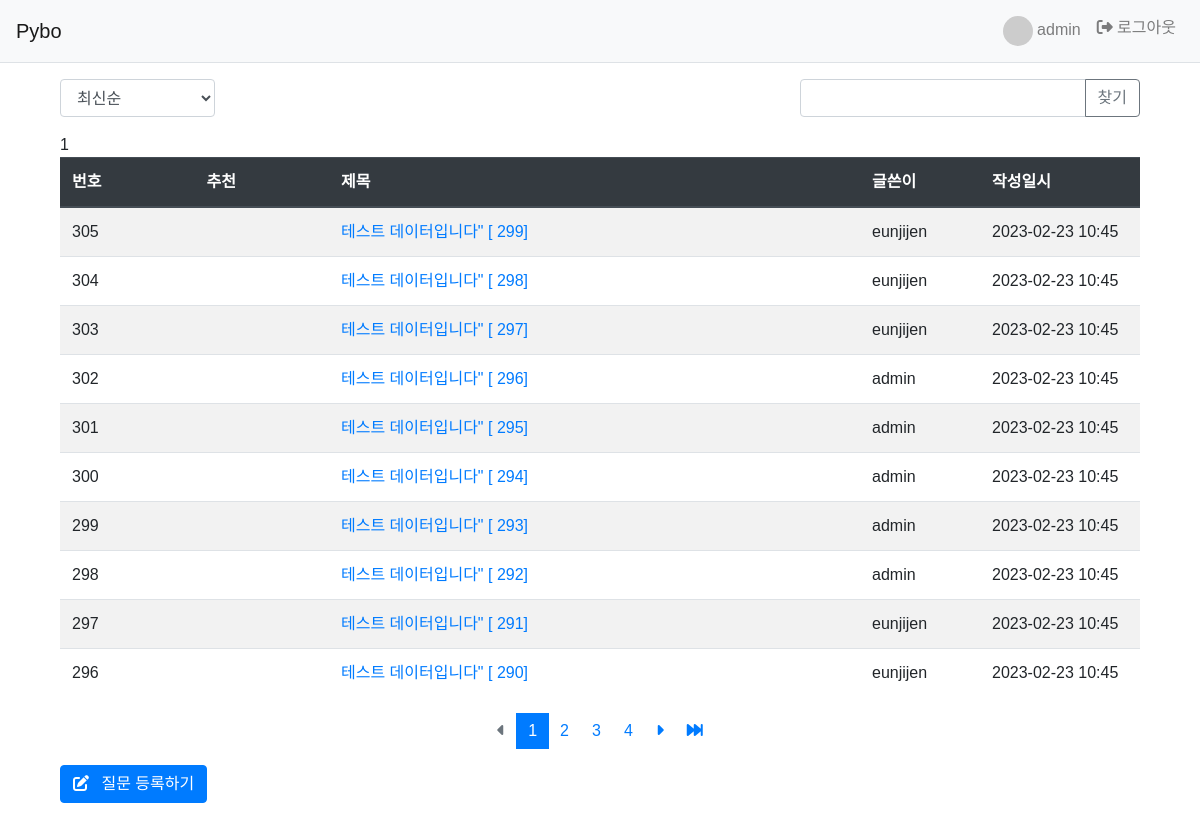
/pybo/ (signed in), run on an earlier commit of the app's database.
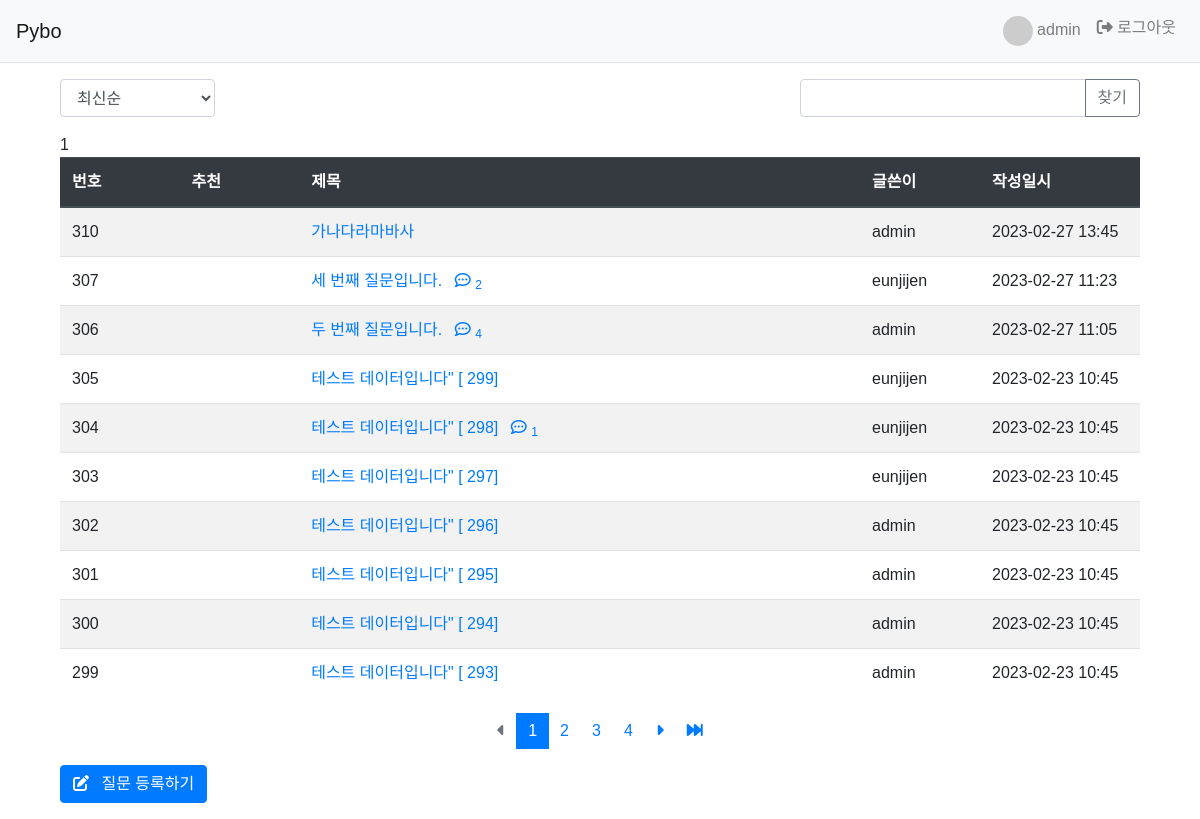
And on a later commit of the database.
### pybo/models.py (models this page shows, shortened)
class Question(models.Model):
    author = models.ForeignKey(User, on_delete=models.CASCADE, related_name='author_question')
    subject = models.CharField('제목', max_length=200,
                               help_text='질문의 제목을 한 줄로 작성하세요.')
    content = models.TextField('내용', help_text='질문의 내용을 상세히 작성하세요.')
    create_date = models.DateTimeField('생성일')
    modify_date = models.DateTimeField(null=True, blank=True)
    voter=models.ManyToManyField(User, related_name='voter_question')

### pybo/views/base_views.py (the view, shortened to what this page needs)
# urls.py: path('', base_views.index, name='index'), # '/'에 해당되는 path
def index(request):
    page = request.GET.get('page', '1')
    kw = request.GET.get('kw','')
    so = request.GET.get('so', 'recent')  # 정렬 기준
    if so == 'recommend':
        question_list = Question.objects.annotate(
            num_voter = Count('voter')).order_by('-num_voter', '-create_date')
    elif so == 'popular':
        question_list = Question.objects.annotate(
            num_answer = Count('answer')).order_by('-num_answer', '-create_date')
    else:
        question_list = Question.objects.order_by('-create_date')
    paginator = Paginator(question_list, 10)  # 페이지당 10개씩
    page_obj = paginator.get_page(page)
    context = {
        'question_list': page_obj,
        'kw': kw,
        'page': page,
        'so': so
        }
    return render(request, 'pybo/question_list.html', context)

### pybo/templatetags/pybo_filter.py (called while the page is built)
@register.simple_tag()
def avatar(uid):
    tag=f'<img class="avatar" src="https://randomuser.me/api/portraits/men/{uid}.jpg"/>'
    return mark_safe(tag)

### templates/pybo/question_list.html (shortened to what this page needs)
{% extends 'base.html' %}
{% load pybo_filter %}
{% block content %}
  <div class="container my-3">
    <div class="row justify-content-between my-3">
      <div class="col-2">
        <select class="form-control so">
          <option value="recent" {% if so == 'recent' %} selected{% endif %}>최신순</option>
        </select>
      </div>
      <div class="col-4 input-group">
        <input type="text" class="form-control kw" value="{{ kw|default_if_none:'' }}">
        <div class="input-group-append">
          <button class="btn btn-outline-secondary" type="button" id="btn_search">찾기</button>
        </div>
      </div>
    </div>
    {{request.kw}}{{page}}
    <table class="table table-striped table-hover">
      <thead>
        <tr class="thead-dark">
          <th>번호</th>
          <th>추천</th>
          <th>제목</th>
          <th style="width:120px">글쓴이</th>
          <th style="width:160px">작성일시</th>
        </tr>
      </thead>
      <tbody>
        {% if question_list %}
          {% for question in question_list %}
            <tr>
              <td>{{ question.id }}</td>
              <td>
                </td>
                <td>
                  <a href="{% url 'pybo:detail' question.id %}">
                    {{ question.subject }}
                    {% if question.answer_set.count %}
                      <span class="ml-2">
                        <i class="fa-regular fa-comment-dots"></i>
                        <sub>{{question.answer_set.count}}</sub>
                      </span>
                    {% endif %}
                  </a>
                </td>
                <td>{{ question.author.username }}</td>
                <td>{{ question.create_date | date:'Y-m-d H:i'}}</td>
              </tr>
            {% endfor %}
          {% else %}
            <tr>
              <td colspan="3">질문이 없습니다.</td>
            </tr>
          {% endif %}
        </tbody>
      </table>
      {% include 'pybo/pagination.html' %}
      <a href="{% url 'pybo:question_create' %}" class="btn btn-primary">
        <i class="fa-solid fa-pen-to-square mr-2"></i>
        질문 등록하기</a>
    </div>
  {% endblock content %}

### templates/base.html (shortened to what this page needs)
{% load static %}
<!DOCTYPE html>
<html lang="ko">
  <head>
    <link rel="stylesheet" href="https://cdnjs.cloudflare.com/ajax/libs/font-awesome/6.3.0/css/all.min.css"/>
    <link rel="stylesheet" type="text/css" href="{% static 'bootstrap.min.css' %}"/>
    <link rel="stylesheet" type="text/css" href="{% static 'style.css' %}"/>
  </head>
  <body>
    {% include 'navbar.html' %}
    <div class="container my-3">
      {% block content %}{% endblock content %}
    </div>
  </body>
</html>

### templates/navbar.html (shortened to what this page needs)
{% load common %}
{% load pybo_filter %}
<nav class="navbar navbar-expand-lg navbar-light bg-light border-bottom">
  <a class="navbar-brand" href="{% url 'pybo:index' %}">Pybo</a>
  <div class="collapse navbar-collapse" id="navbarNav">
    <ul class="navbar-nav ml-auto">
      {% if user.is_authenticated %}
        <li class="nav-item ">
          <a class="nav-link" href="#">
            {%avatar user.id %}
            {{ user.username }}
          </a>
        </li>
        <li class="nav-item ">
          <a class="nav-link" href="{% url 'common:logout' %}">
            <i class="fa-solid fa-right-from-bracket"></i>
            로그아웃</a>
        </li>
        {% endif%}
      </ul>
    </div>
  </nav>

### templates/pybo/pagination.html
<ul class="pagination justify-content-center">
  {% if question_list.has_previous %}
    <li class="page-item">
      <a class="page-link" href="#" data-page="1">
        <i class="fa-solid fa-backward-fast"></i>
      </a>
    </li>
    <li class="page-item">
      <a class="page-link" href="#" data-page="{{ question_list.previous_page_number }}">
        <i class="fa-solid fa-caret-left"></i>
      </a>
    </li>
  {% else %}
    <li class="page-item disabled">
      <a class="page-link" tabindex="-1" aria-disabled="true" href="#">
        <i class="fa-solid fa-caret-left"></i>
      </a>
    </li>
  {% endif %}
  {% for page_number in question_list.paginator.page_range %}
    {% if page_number >= question_list.number|add:-3 and page_number <= question_list.number|add:3 %}
      {% if page_number == question_list.number %}
        <li class="page-item active" aria-current="page">
          <a class="page-link" href="#">{{ page_number }}</a>
        </li>
      {% else %}
        <li class="page-item">
          <a class="page-link" href="#" data-page="{{ page_number }}">{{ page_number }}</a>
        </li>
      {% endif %}
    {% endif %}
  {% endfor %}
  {% if question_list.has_next %}
    <li class="page-item">
      <a class="page-link" href="#" data-page="{{ question_list.next_page_number }}">
        <i class="fa-solid fa-caret-right"></i>
      </a>
    </li>
    <li class="page-item">
      <a class="page-link" href="#" data-page="{{ question_list.paginator.num_pages }}">
        <i class="fa-solid fa-forward-fast"></i>
      </a>
    </li>
  {% else %}
    <li class="page-item disabled">
      <a class="page-link" tabindex="-1" aria-disabled="true" href="#">
        <i class="fa-solid fa-caret-right"></i>
      </a>
    </li>
  {% endif %}
</ul>

### static/style.css (style rules this page uses)
* { font-family: 'Noto Sans KR', sans-serif; }
.page-link { border: 0px; }
.avatar { width: 30px; height: 30px; border-radius: 50%; }

What changed in the data, as far as the page shows it:
no longer on this page (row unchanged): Question: id "298", subject "테스트 데이터입니다\" [ 292]", author.username "admin", create_date "2023-02-23 10:45"
no longer on this page (row unchanged): Question: id "297", subject "테스트 데이터입니다\" [ 291]", author.username "eunjijen", create_date "2023-02-23 10:45"
no longer on this page (row unchanged): Question: id "296", subject "테스트 데이터입니다\" [ 290]", author.username "eunjijen", create_date "2023-02-23 10:45"
added Question: id "310", subject "가나다라마바사", author.username "admin", create_date "2023-02-27 13:45"
added Question: id "307", subject "세 번째 질문입니다.", answer_set.count "2", author.username "eunjijen", create_date "2023-02-27 11:23"
added Question: id "306", subject "두 번째 질문입니다.", answer_set.count "4", author.username "admin", create_date "2023-02-27 11:05"
shown differently, row unchanged: Question "테스트 데이터입니다\" [ 298]": answer_set.count (not shown) → "1"
